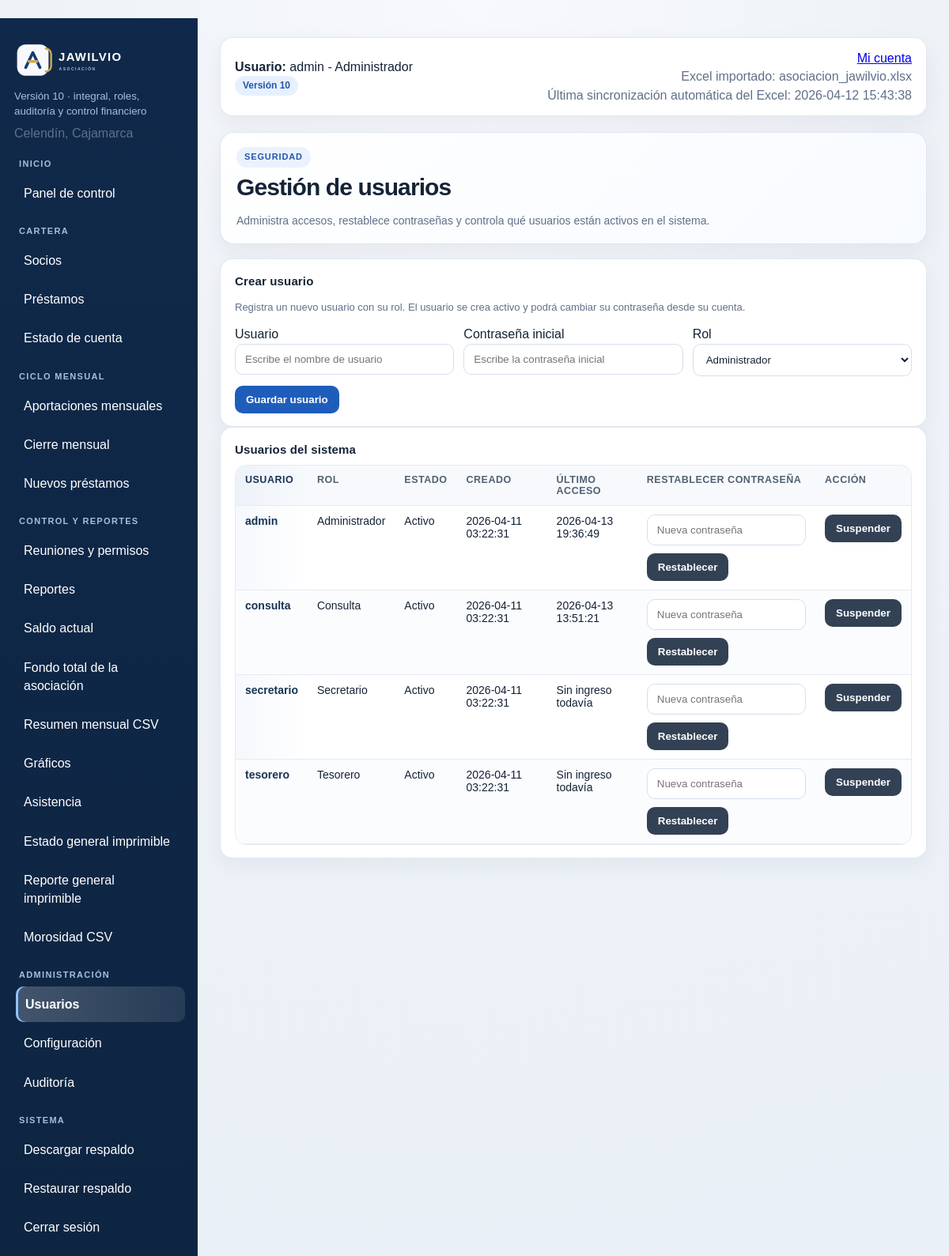
The page /usuarios (signed in) on the database its author committed.
### tables this page shows
CREATE TABLE configuracion (
    clave TEXT PRIMARY KEY,
    valor TEXT
);

CREATE TABLE users (
    id INTEGER PRIMARY KEY AUTOINCREMENT,
    username TEXT UNIQUE NOT NULL,
    password TEXT NOT NULL,
    role TEXT NOT NULL
, estado TEXT NOT NULL DEFAULT 'Activo', creado_en TEXT, ultimo_acceso TEXT);

CREATE TABLE meta (
    clave TEXT PRIMARY KEY,
    valor TEXT
);

### app/routes.py (the view, shortened to what this page needs)
@bp.route('/usuarios', methods=['GET', 'POST'])
@admin_required
def usuarios():
    with connect_db() as conn:
        users = conn.execute(
            """
            SELECT id, username, role, estado, creado_en, ultimo_acceso
            FROM users
            ORDER BY username
            """
        ).fetchall()
    return render_template('usuarios.html', users=users)

### app/routes.py (called while the page is built)
def connect_db():
    conn = sqlite3.connect(current_app.config['DATABASE'])
    conn.row_factory = sqlite3.Row
    return conn

def role_can_access_endpoint(role, endpoint, write=False):
    if not endpoint:
        return True
    if endpoint.startswith('static'):
        return True
    if endpoint in {'main.login', 'main.logout', 'main.index'}:
        return True
    access_map = ROLE_WRITE_ACCESS if write else ROLE_VIEW_ACCESS
    allowed = access_map.get(role or '', set())
    return '*' in allowed or endpoint in allowed

def admin_required(view):
    @wraps(view)
    def wrapped(*args, **kwargs):
        if not session.get('user_id'):
            return redirect(url_for('main.login'))
        if session.get('role') != 'Administrador':
            flash('Solo el administrador puede realizar esta acción.')
            return redirect(url_for('main.dashboard'))
        return view(*args, **kwargs)
    return wrapped

### app/templates/usuarios.html (shortened to what this page needs)
{% extends 'base.html' %}
{% block content %}
<div class="module-header">
  <div>
    <div class="module-eyebrow">Seguridad</div>
    <h2>Gestión de usuarios</h2>
    <p class="module-subtitle">Administra accesos, restablece contraseñas y controla qué usuarios están activos en el sistema.</p>
  </div>
</div>
<div class="card section">
  <h3>Crear usuario</h3>
  <p class="small-note">Registra un nuevo usuario con su rol. El usuario se crea activo y podrá cambiar su contraseña desde su cuenta.</p>
  <form method="post" class="form-inline">
    <div><label>Usuario</label><input type="text" name="username" placeholder="Escribe el nombre de usuario" required></div>
    <div><label>Contraseña inicial</label><input type="text" name="password" placeholder="Escribe la contraseña inicial" required></div>
    <div><label>Rol</label>
      <select name="role" required>
        <option>Administrador</option>
      </select>
    </div>
    <div style="grid-column:1/-1"><button class="btn" type="submit">Guardar usuario</button></div>
  </form>
</div>
<div class="card">
  <h3>Usuarios del sistema</h3>
  <table>
    <thead>
      <tr>
        <th>Usuario</th>
        <th>Rol</th>
        <th>Estado</th>
        <th>Creado</th>
        <th>Último acceso</th>
        <th>Restablecer contraseña</th>
        <th>Acción</th>
      </tr>
    </thead>
    <tbody>
    {% for u in users %}
      <tr>
        <td>{{ u.username }}</td>
        <td>{{ u.role }}</td>
        <td>{{ u.estado }}</td>
        <td>{{ u.creado_en or '-' }}</td>
        <td>{{ u.ultimo_acceso or 'Sin ingreso todavía' }}</td>
        <td>
          <form method="post" class="search" style="margin-bottom:0;align-items:center">
            <input type="text" name="new_password" placeholder="Nueva contraseña" required>
            <button class="btn secondary" type="submit">Restablecer</button>
          </form>
        </td>
        <td>
          <form method="post" style="margin-bottom:0">
            <button class="btn {% if u.estado == 'Suspendido' %}{% else %}secondary{% endif %}" type="submit">
              {% if u.estado == 'Suspendido' %}Activar{% else %}Suspender{% endif %}
            </button>
          </form>
        </td>
      </tr>
    {% endfor %}
    </tbody>
  </table>
</div>
{% endblock %}

### app/templates/base.html (shortened to what this page needs)
<!doctype html>
<html lang="es">
<head>
  <link rel="stylesheet" href="{{ url_for('static', filename='css/style.css') }}">
</head>
<body>
{% if session.get('user_id') %}
<div class="layout">
  <aside class="sidebar">
    <div class="sidebar-brand">
      <img class="sidebar-logo" src="{{ url_for('static', filename='img/logo_jawilvio_dark.svg') }}" alt="Logo JAWILVIO">
    </div>
    <small>Versión 10 · integral, roles, auditoría y control financiero</small>
    <div class="muted" style="margin-top:6px">{{ app_ubicacion }}</div>
    <nav class="nav" style="margin-top:20px">
      <div class="nav-section-title">Inicio</div>
      {% if can_access('main.dashboard') %}<a class="{% if request.endpoint == 'main.dashboard' %}active{% endif %}" href="{{ url_for('main.dashboard') }}">Panel de control</a>{% endif %}
      <div class="nav-section-title">Cartera</div>
      {% if can_access('main.socios') %}<a class="{% if request.endpoint == 'main.socios' %}active{% endif %}" href="{{ url_for('main.socios') }}">Socios</a>{% endif %}
      {% if can_access('main.prestamos') %}<a class="{% if request.endpoint == 'main.prestamos' %}active{% endif %}" href="{{ url_for('main.prestamos') }}">Préstamos</a>{% endif %}
      {% if can_access('main.estado_cuenta') %}<a class="" href="{{ url_for('main.estado_cuenta') }}">Estado de cuenta</a>{% endif %}
      <div class="nav-section-title">Ciclo mensual</div>
      {% if can_access('main.aportaciones_mensuales') %}<a class="{% if request.endpoint == 'main.aportaciones_mensuales' %}active{% endif %}" href="{{ url_for('main.aportaciones_mensuales') }}">Aportaciones mensuales</a>{% endif %}
      {% if can_access('main.cierre_mensual') %}<a class="{% if request.endpoint == 'main.cierre_mensual' %}active{% endif %}" href="{{ url_for('main.cierre_mensual') }}">Cierre mensual</a>{% endif %}
      {% if can_access('main.nuevos_prestamos') %}<a class="{% if request.endpoint == 'main.nuevos_prestamos' %}active{% endif %}" href="{{ url_for('main.nuevos_prestamos') }}">Nuevos préstamos</a>{% endif %}
      <div class="nav-section-title">Control y reportes</div>
      {% if can_access('main.reuniones') %}<a class="{% if request.endpoint == 'main.reuniones' %}active{% endif %}" href="{{ url_for('main.reuniones') }}">Reuniones y permisos</a>{% endif %}
      {% if can_access('main.reportes') %}<a class="{% if request.endpoint == 'main.reportes' %}active{% endif %}" href="{{ url_for('main.reportes') }}">Reportes</a>{% endif %}
      {% if can_access('main.saldo_actual') %}<a class="" href="{{ url_for('main.saldo_actual') }}">Saldo actual</a>{% endif %}
      {% if can_access('main.fondo_total') %}<a class="{% if request.endpoint == 'main.fondo_total' %}active{% endif %}" href="{{ url_for('main.fondo_total') }}">Fondo total de la asociación</a>{% endif %}
      {% if can_access('main.reporte_mensual_csv') %}<a class="{% if request.endpoint == 'main.reporte_mensual_csv' %}active{% endif %}" href="{{ url_for('main.reporte_mensual_csv') }}">Resumen mensual CSV</a>{% endif %}
      {% if can_access('main.graficos') %}<a class="{% if request.endpoint == 'main.graficos' %}active{% endif %}" href="{{ url_for('main.graficos') }}">Gráficos</a>{% endif %}
      {% if can_access('main.asistencia') %}<a class="{% if request.endpoint == 'main.asistencia' %}active{% endif %}" href="{{ url_for('main.asistencia') }}">Asistencia</a>{% endif %}
      {% if can_access('main.pdf_estado_general') %}<a class="{% if request.endpoint == 'main.pdf_estado_general' %}active{% endif %}" href="{{ url_for('main.pdf_estado_general') }}">Estado general imprimible</a>{% endif %}
      {% if can_access('main.reporte_imprimible') %}<a class="{% if request.endpoint == 'main.reporte_imprimible' %}active{% endif %}" href="{{ url_for('main.reporte_imprimible') }}">Reporte general imprimible</a>{% endif %}
      {% if can_access('main.reporte_morosos_csv') %}<a class="{% if request.endpoint == 'main.reporte_morosos_csv' %}active{% endif %}" href="{{ url_for('main.reporte_morosos_csv') }}">Morosidad CSV</a>{% endif %}
      {% if can_access('main.usuarios') %}
      <div class="nav-section-title">Administración</div>
      <a class="{% if request.endpoint == 'main.usuarios' %}active{% endif %}" href="{{ url_for('main.usuarios') }}">Usuarios</a>
      <a class="{% if request.endpoint == 'main.configuracion' %}active{% endif %}" href="{{ url_for('main.configuracion') }}">Configuración</a>
      <a class="{% if request.endpoint == 'main.auditoria' %}active{% endif %}" href="{{ url_for('main.auditoria') }}">Auditoría</a>
      {% endif %}
      <div class="nav-section-title">Sistema</div>
      {% if can_access('main.backup') %}<a class="{% if request.endpoint == 'main.backup' %}active{% endif %}" href="{{ url_for('main.backup') }}">Descargar respaldo</a>{% endif %}
      {% if can_access('main.restaurar_respaldo') %}<a class="{% if request.endpoint == 'main.restaurar_respaldo' %}active{% endif %}" href="{{ url_for('main.restaurar_respaldo') }}">Restaurar respaldo</a>{% endif %}
      <a href="{{ url_for('main.logout') }}">Cerrar sesión</a>
    </nav>
  </aside>
  <main class="content">
    <div class="topbar">
      <div><strong>Usuario:</strong> {{ session.get('username') }} - {{ session.get('role') }}<br><span class="badge">Versión 10</span></div>
      <div class="muted" style="text-align:right">
        <div><a href="{{ url_for('main.mi_cuenta') }}">Mi cuenta</a></div>
        <div>Excel importado: {{ excel_importado }}</div>
        {% if excel_sync_at %}
        <div>Última sincronización automática del Excel: {{ excel_sync_at }}</div>
        {% endif %}
      </div>
    </div>
    {% block content %}{% endblock %}
  </main>
</div>
{% else %}
{% block auth %}{% endblock %}
{% endif %}
</body>
</html>

### rows shown on the page
configuracion: valor "Celendín, Cajamarca"
users: get "admin", get "Administrador", username "admin", role "Administrador", estado "Activo", creado_en "2026-04-11 03:22:31", ultimo_acceso "2026-04-13 19:36:49", shows "Suspender"
meta: valor "asociacion_jawilvio.xlsx"
meta: valor "2026-04-12 15:43:38"
users: username "consulta", role "Consulta", estado "Activo", creado_en "2026-04-11 03:22:31", ultimo_acceso "2026-04-13 13:51:21", shows "Suspender"
users: username "secretario", role "Secretario", estado "Activo", creado_en "2026-04-11 03:22:31", ultimo_acceso "Sin ingreso todavía", shows "Suspender"
users: username "tesorero", role "Tesorero", estado "Activo", creado_en "2026-04-11 03:22:31", ultimo_acceso "Sin ingreso todavía", shows "Suspender"
